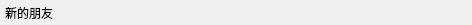
<?xml version="1.0" encoding="UTF-8"?>
<ui version="4.0">
 <class>GroupItem</class>
 <widget class="QWidget" name="GroupItem">
  <property name="geometry">
   <rect>
    <x>0</x>
    <y>0</y>
    <width>472</width>
    <height>25</height>
   </rect>
  </property>
  <property name="sizePolicy">
   <sizepolicy hsizetype="Preferred" vsizetype="Fixed">
    <horstretch>0</horstretch>
    <verstretch>0</verstretch>
   </sizepolicy>
  </property>
  <property name="minimumSize">
   <size>
    <width>0</width>
    <height>25</height>
   </size>
  </property>
  <property name="maximumSize">
   <size>
    <width>16777215</width>
    <height>25</height>
   </size>
  </property>
  <property name="windowTitle">
   <string>Form</string>
  </property>
  <layout class="QHBoxLayout" name="horizontalLayout">
   <property name="spacing">
    <number>0</number>
   </property>
   <property name="leftMargin">
    <number>5</number>
   </property>
   <property name="topMargin">
    <number>0</number>
   </property>
   <property name="rightMargin">
    <number>0</number>
   </property>
   <property name="bottomMargin">
    <number>0</number>
   </property>
   <item>
    <widget class="QLabel" name="grouptip">
     <property name="text">
      <string>新的朋友</string>
     </property>
    </widget>
   </item>
   <item>
    <spacer name="horizontalSpacer">
     <property name="orientation">
      <enum>Qt::Horizontal</enum>
     </property>
     <property name="sizeHint" stdset="0">
      <size>
       <width>416</width>
       <height>20</height>
      </size>
     </property>
    </spacer>
   </item>
  </layout>
 </widget>
 <resources/>
 <connections/>
</ui>
